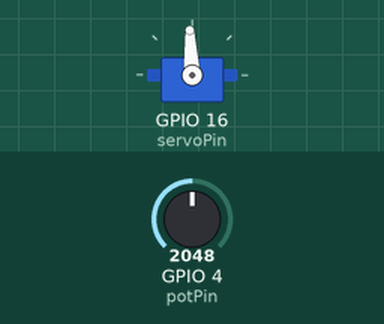
A program run on a simulated ESP32-S3. Parts: servo. Inputs (shaded band) come from the test bench; at power-on: GPIO 4 (potPin) = 2048. Servo pulses on a pin are drawn as a servo (544–2400 µs = 0–180°).

Above: at 1.2 s.
1.3 s: GPIO 4 (potPin) set to 2866
At 2.5 s:
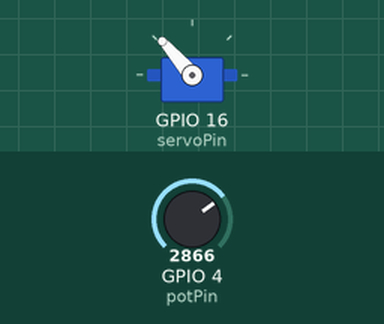
2.8 s: GPIO 4 (potPin) set to 3603
At 3.7 s:
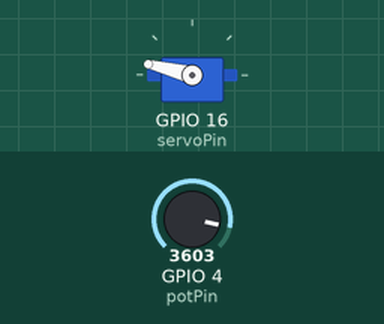
4.3 s: GPIO 4 (potPin) set to 4095
At 5.4 s:
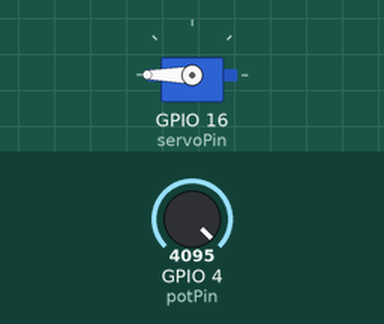
5.8 s: GPIO 4 (potPin) set to 1228
At 6.4 s:
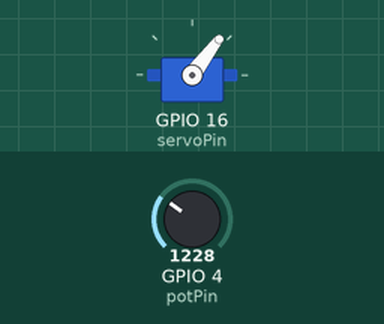
7.3 s: GPIO 4 (potPin) set to 491
At 8.7 s:
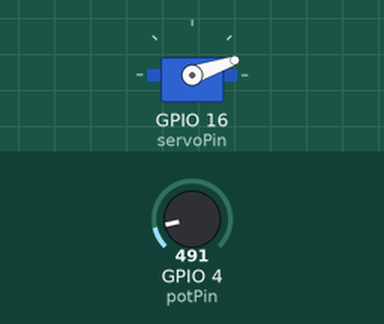
Timing chart, 0 to 9.8 s (numbered marks = the images above; inputs shaded):
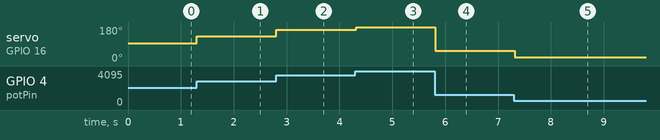

Measured:
- after the input at 1.3 s, servo on GPIO 16 (servoPin): 93° → 131° at once
- after the input at 2.8 s, servo on GPIO 16 (servoPin): 131° → 166° at once
- after the input at 4.3 s, servo on GPIO 16 (servoPin): 166° → 180° at once
- after the input at 5.8 s, servo on GPIO 16 (servoPin): 180° → 53° at once
- after the input at 7.3 s, servo on GPIO 16 (servoPin): 53° → 19° at once

The program:

main.cpp
```cpp
#include <Arduino.h>

const int potPin = 4;
const int servoPin = 16;
const int freq = 50;
const int channel = 0;
const int res = 12;

void setup() {
  ledcSetup(channel, freq, res);
  ledcAttachPin(servoPin, channel);
}

void loop() {
  int potValue = analogRead(potPin); // Hasil: 0 - 4095
  int pwmValue = map(potValue, 0, 4095, 102, 512); // Konversi ke 0 - 255

  ledcWrite(channel, pwmValue);
  delay(15);
}
```
